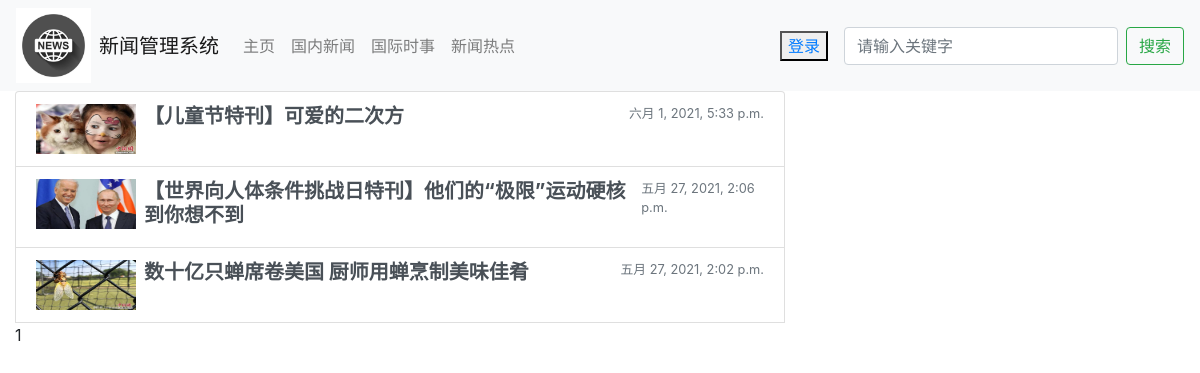
The app's page /news/outlandnews/1 with its own data.
### news/models.py (models this page shows, shortened)
class News(models.Model):
    title = models.CharField(max_length=100, verbose_name='标题')
    slug = models.SlugField(unique_for_year='publish_data', verbose_name='描述')
    author = models.ForeignKey(MyUser, verbose_name='作者', on_delete=models.CASCADE)
    content = UEditorField(u'内容', height=400, width=600, default='', imagePath="upload/",
                           toolbars='mini', filePath='upload/', blank=True)
    status = models.CharField(max_length=2, verbose_name='状态')
    tags = models.ManyToManyField(Tag, blank=True)
    publish_data = models.DateTimeField(default=datetime.datetime.now(), verbose_name='发布日期')
    expiration_data = models.DateTimeField(blank=True, null=True, verbose_name='有效日期')
    is_active = models.BooleanField(default=True, blank=True, verbose_name='是否热门')
    pic = models.ImageField(upload_to='static/uploads', verbose_name='图片')
    class Meta:
        verbose_name = '新闻文章'
        verbose_name_plural = verbose_name

### news/views.py (the view)
# urls.py: path('outlandnews/<int:num>', views.outlandnews, name='outland'),
def outlandnews(request,num):
    da = Tag.objects.get(slug='2')
    data = News.objects.filter(tags=da).order_by('-publish_data')
    if not len(data):
        data = False
        return render(request, 'outlandnews.html', {'data':data})
    pageObj = Paginator(data, 10)
    perPageList = pageObj.page(num)
    begin = (num - int(math.ceil(10.0 / 2)))
    if begin < 1:
        begin = 1
    end = begin + 9
    if end > pageObj.num_pages:
        end = pageObj.num_pages
    if end <= 10:
        begin = 1
    else:
        begin = end - 9
    pageList = range(begin, end + 1)
    return render(request, 'outlandnews.html', {"data": data, 'currentNum':num,'postList':perPageList,'pageList':pageList})

### templates/outlandnews.html (shortened to what this page needs)
{% extends 'navicate.html' %}
{% load static %}
{% block foreign %}
    text-primary disabled
{% endblock foreign %}
{% block contentOther %}
    <div class="col-8">
        <div class="list-group">
            {% if not data %}
                <div class="jumbotron jumbotron-fluid">
                    <div class="container">
                        <h1 class="display-4">Not Found</h1>
                        <p class="lead">没有相关新闻</p>
                    </div>
                </div>
            {% else %}
                {% for i in postList %}
                    <a href="{% url 'news:detail' i.id %}" class="list-group-item list-group-item-action d-flex w-100">
                        <div class="mr-2">
                            <img src="/{{ MEDIA_URL }}{{ i.pic }}" width=100 height=50>
                        </div>
                        <div class="flex-fill">
                            <div class="d-flex w-100 justify-content-between">
                                <h5 class="mb-1 font-weight-bold">{{ i.title }}</h5>
                                <small class="text-muted">{{ i.publish_data}}</small>
                            </div>
                        </div>
                    </a>
                {% endfor %}
            {% endif %}
            <nav id="page-nav">
                {% for page in pageList %}
                    {% if currentNum == page %}
                        <span class="page-number current">{{ page }}</span>
                    {% else %}
                        <a class="page-number" href="{% url 'news:outland' page %}">{{ page }}</a>
                    {% endif %}
                {% endfor %}
            </nav>
        </div>
    </div>
{% endblock %}

### records on screen
News: pic (picture), title "【儿童节特刊】可爱的二次方", publish_data "六月 1, 2021, 5:33 p.m."
News: pic (picture), title "【世界向人体条件挑战日特刊】他们的“极限”运动硬核到你想不到", publish_data "五月 27, 2021, 2:06 p.m."
News: pic (picture), title "数十亿只蝉席卷美国 厨师用蝉烹制美味佳肴", publish_data "五月 27, 2021, 2:02 p.m."

### other values on screen
{{ page }} "1"
